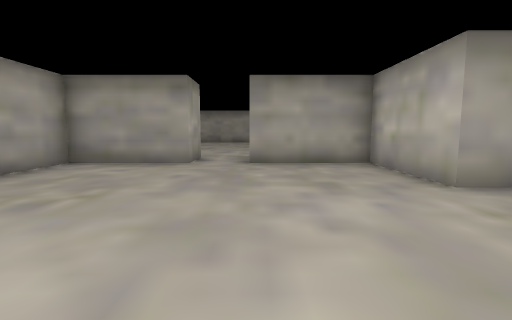
View 1 (above)

12 first-person views from a walk through a Unity game level. The camera is 1.5 m above the floor, tilts 6° down and sees 85° across. The floor is counted in squares, 2 m on a side. Each view is taken from the middle of a square. On the plan, view 1 faces up. The plan holds only what a view shows up to about 10 squares ahead; the rest is blank. The place goes on beyond the plan. The player is left out.

View 2
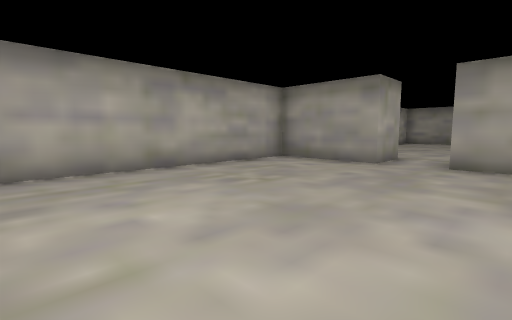

View 3
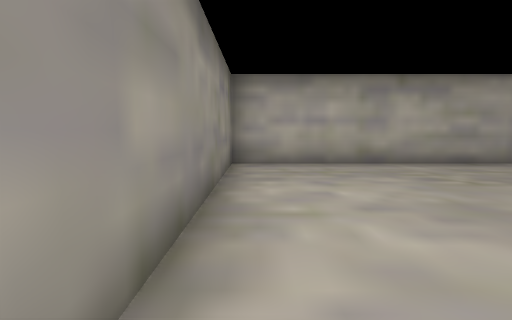

View 4
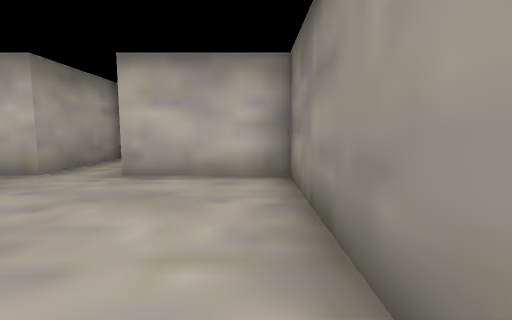

View 5
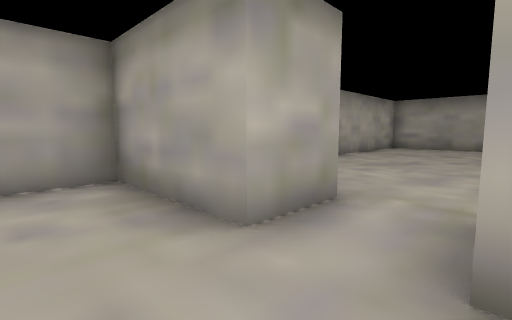

View 6
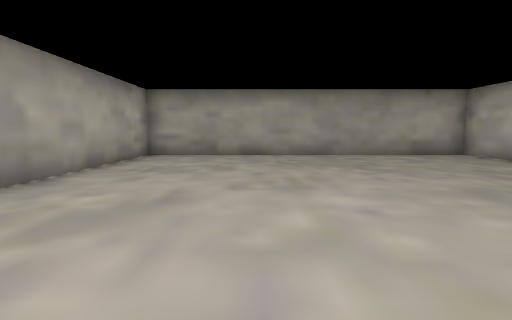

View 7
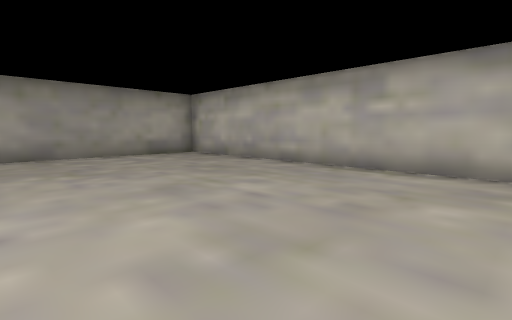

View 8
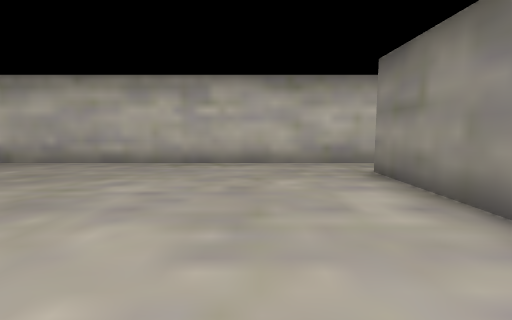

View 9
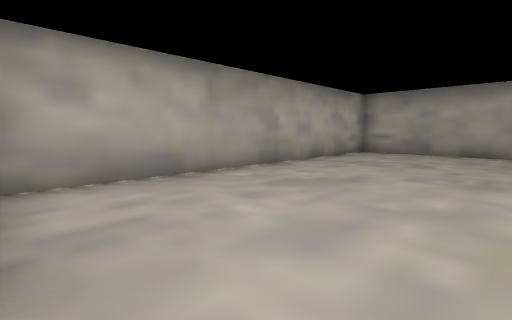

View 10
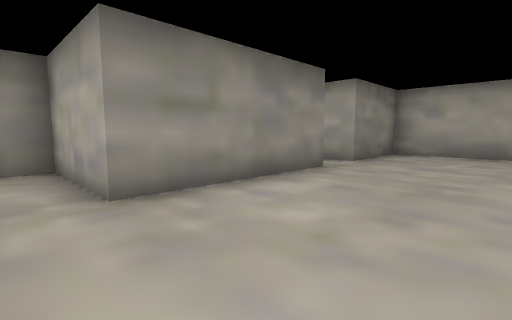

View 11
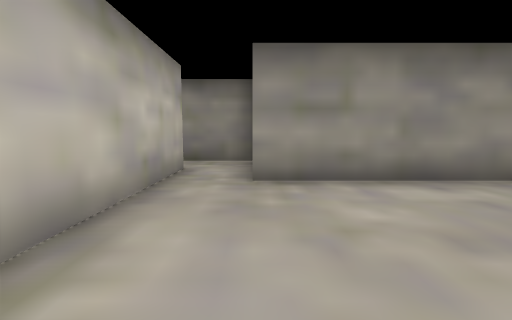

View 12
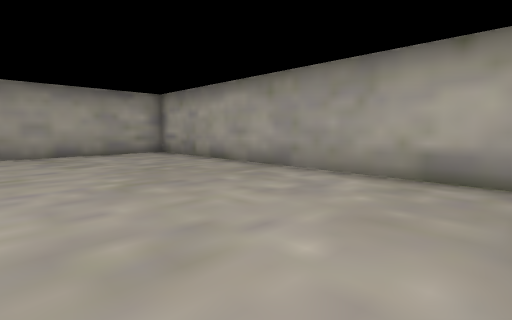

### Floor plan
Points are (right, up) in squares from view 1. A wall is a line through its corners. A room is listed if a view was taken in it or the views show most of it. See-through windows are left out.
Room 1 (views 1, 2, 3, 4, 5)
walls: (-1.5, 6.5) (-4.3, 6.5) (-4.3, -0.5) (2.7, -0.5) (2.7, 2.2); (2.7, 3.6) (2.7, 6.5) (-0.2, 6.5)
ways out: opening at (-1, 7) to room 2; opening at (3.5, 3)
Room 2 (views 6, 7, 8, 9, 10, 11, 12)
walls: (-0.2, 7.9) (4, 7.9); (5.5, 7.4) (5.5, 17.7) (-4.3, 17.7) (-4.3, 7.9) (-1.5, 7.9) (-1.5, 6.5)
ways out: opening at (-1, 7) to room 1; opening at (5, 7) to room 3
Room 3 (no view inside)
walls: (5.5, 6.4) (5.5, 7.4); (4, 7.9) (4, 5.1) (5.9, 5.1)
ways out: opening at (5, 7) to room 2; opening at (6, 6)

Positions as (right, up) in squares from view 1, and headings:
1: (0, 0), facing up
2: (1, 0), facing up-left
3: (2, 0), facing left
4: (-2, 0), facing right
5: (0, 5), facing up-left
6: (-1, 9), facing up
7: (0, 9), facing up-right
8: (-1, 10), facing right
9: (0, 8), facing up-left
10: (5, 11), facing down-left
11: (4, 12), facing down
12: (5, 13), facing up-left
